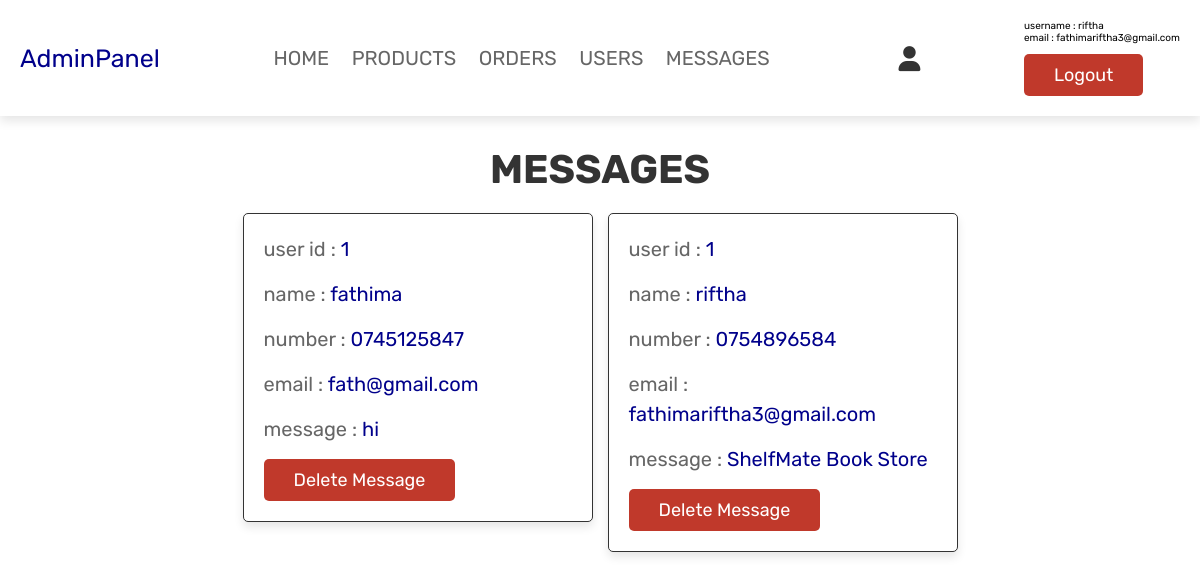
Page /admin_contacts.php (signed in) on the committed database.
### tables this page shows
CREATE TABLE `message` (
  `id` int(100) NOT NULL,
  `user_id` int(100) NOT NULL,
  `name` varchar(100) NOT NULL,
  `email` varchar(100) NOT NULL,
  `number` varchar(12) NOT NULL,
  `message` varchar(500) NOT NULL
);

### admin_contacts.php (the view, shortened to what this page needs)
<?php
include 'config.php';
?>
<!DOCTYPE html>
<html lang="en">
<head>
   <link rel="stylesheet" href="https://cdnjs.cloudflare.com/ajax/libs/font-awesome/6.0.0/css/all.min.css">
   <link rel="stylesheet" href="css/admin_stylefor.css">
</head>
<body>
<?php include 'admin_header.php'; ?>
<section class="messages">
   <h1 class="title"> messages </h1>
   <div class="box-container">
   <?php
      $select_message = mysqli_query($conn, "SELECT * FROM `message`") or die('query failed');
      if(mysqli_num_rows($select_message) > 0){
         while($fetch_message = mysqli_fetch_assoc($select_message)){
  ?>
    <div class="box">
      <p> user id : <span><?php echo $fetch_message['user_id']; ?></span> </p>
      <p> name : <span><?php echo $fetch_message['name']; ?></span> </p>
      <p> number : <span><?php echo $fetch_message['number']; ?></span> </p>
      <p> email : <span><?php echo $fetch_message['email']; ?></span> </p>
      <p> message : <span><?php echo $fetch_message['message']; ?></span> </p>
      <a href="admin_contacts.php?delete=<?php echo $fetch_message['id']; ?>" onclick="return confirm('delete this message?');" class="delete-btn">delete message</a>
   </div>
   <?php
      };
   }else{
      echo '<p class="empty">you have no messages!</p>';
   }
   ?>
   </div>
</section>
</body>
</html>

### css/admin_stylefor.css (style rules this page uses)
:root { --dark-blue:#00008B; --nevy-blue:#00008B; --purple:#8e44ad; --red:#c0392b; --orange:#f39c12; --black:#333; --white:#fff; --light-color:#666; --light-white:#ccc; --light-bg:#f5f5f5; --border:.1rem solid var(--black); --box-shadow:0 .5rem 1rem rgba(0,0,0,.1); }
* { font-family: 'Rubik', sans-serif; margin:0; padding:0; box-sizing: border-box; outline: none; border:none; text-decoration: none; transition:all .2s linear; }
html { font-size: 62.5%; overflow-x: hidden; }
section { padding:3rem 2rem; }
.title { text-align: center; margin-bottom: 2rem; text-transform: uppercase; color:var(--black); font-size: 4rem; }
.btn, .option-btn, .delete-btn, .white-btn { display: inline-block; margin-top: 1rem; padding:1rem 3rem; cursor: pointer; color:var(--white); font-size: 1.8rem; border-radius: .5rem; text-transform: capitalize; }
.delete-btn { background-color: var(--red); }
.messages .box-container { display: grid; grid-template-columns: repeat(auto-fit, 35rem); justify-content: center; gap:1.5rem; max-width: 1200px; margin:0 auto; align-items: flex-start; }
.messages .box-container .box { background-color: var(--white); padding:2rem; border:var(--border); box-shadow: var(--box-shadow); border-radius: .5rem; }
.messages .box-container .box p { padding-bottom: 1.5rem; font-size: 2rem; color:var(--light-color); line-height: 1.5; }
.messages .box-container .box p span { color:var(--nevy-blue); }
.messages .box-container .box .delete-btn { margin-top: 0; }

### rows in the picture
message: user "1", name "fathima", number "0745125847", email "fath@gmail.com", message "hi"
message: user "1", name "riftha", number "0754896584", email "fathimariftha3@gmail.com", message "ShelfMate Book Store"

### other values in the picture
$_SESSION['admin_name'] "riftha"
$_SESSION['admin_email'] "fathimariftha3@gmail.com"
